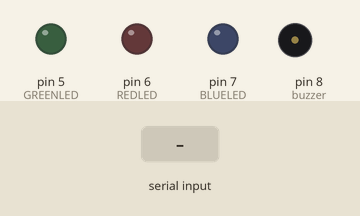
The sketch below on a simulated Arduino Uno, built with avr-gcc and run on an emulated ATmega328P. On the bench: output pins drawn as LEDs (lit = HIGH), buzzer (waves = sounding). The test bench sets the inputs (shaded band).

Above: at 1.2 s.
1.3 s: "C\n" received over Serial
At 3.6 s:
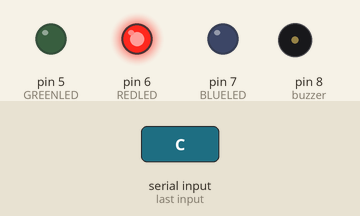
3.9 s: "E\n" received over Serial
At 5.7 s:
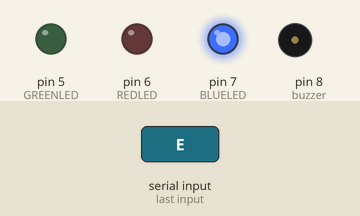
6.5 s: "C#\n" received over Serial
At 7.55 s:
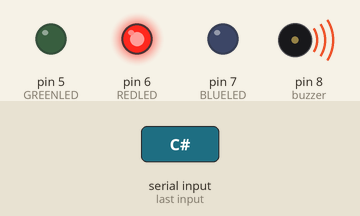
9.1 s: "D\n" received over Serial
At 10.15 s:
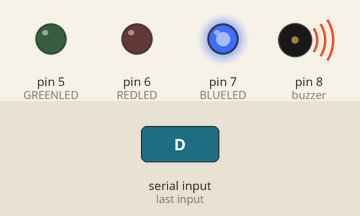
Timing chart, 0 to 12.1 s (numbered marks = the images above; inputs shaded):
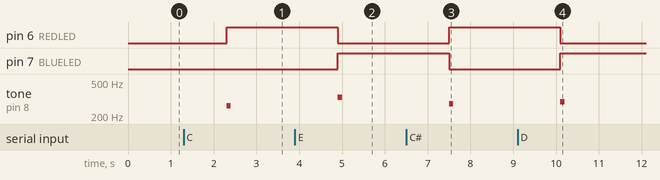

Measured:
- after the input at 1.3 s, pin 6 (REDLED): LOW → HIGH after 1.0 s; tone on pin 8 (buzzer): silent → 262 Hz after 1.0 s, → silent 0.10 s later
- after the input at 3.9 s, pin 6 (REDLED): HIGH → LOW after 1.0 s; pin 7 (BLUELED): LOW → HIGH after 1.0 s; tone on pin 8 (buzzer): silent → 330 Hz after 1.0 s, → silent 0.10 s later
- after the input at 6.5 s, pin 6 (REDLED): LOW → HIGH after 1.0 s; pin 7 (BLUELED): HIGH → LOW after 1.0 s; tone on pin 8 (buzzer): silent → 277 Hz after 1.0 s, → silent 0.10 s later
- after the input at 9.1 s, pin 6 (REDLED): HIGH → LOW after 1.0 s; pin 7 (BLUELED): LOW → HIGH after 1.0 s; tone on pin 8 (buzzer): silent → 294 Hz after 1.0 s, → silent 0.10 s later

The sketch:

Week_12_Assignment_cou210.ino
```cpp
/*This is the Production Assignment for Week 12
  "Piano Player"
  Chinonyerem Ukaegbu
  13 April, 2021
*/

#include "pitches.h"

const int buzzer = 8;

// LEDs
const int BLUELED = 7;
const int REDLED = 6;
const int GREENLED = 5;

String note; // the note read from the piano in Processing
int pos = 0; // keeps track of what part of the song the player is on


void setup() {
  // initialize the serial communication:
  Serial.begin(9600);

  // initialize the buzzers and LEDs as output:
  pinMode(buzzer, OUTPUT);
  pinMode(BLUELED, OUTPUT);
  pinMode(REDLED, OUTPUT);
  pinMode(GREENLED, OUTPUT);

}

void loop() {

  // check if data has been sent from the computer:
  if (Serial.available()) {
    // read the note that was played:
    note = Serial.readString();
    note.trim();  // removes trailing characters

   // converts the notes clicked in Processing to music notes that are defined

    if (note == "C") {
      tone(buzzer, C, 100);
    }
    if (note == "C#") {
      tone(buzzer, CS, 100);
    }
    if (note == "D") {
      tone(buzzer, D, 100);
    }
    if (note == "D#") {
      tone(buzzer, DS, 100);
    }
    if (note == "E") {
      tone(buzzer, E, 100);
    }
    if (note == "F") {
      tone(buzzer, F, 100);
    }
    if (note == "F#") {
      tone(buzzer, FS, 100);
    }
    if (note == "G") {
      tone(buzzer, G, 100);
    }
    if (note == "G#") {
      tone(buzzer, GS, 100);
    }
    if (note == "A") {
      tone(buzzer, A, 100);
    }
    if (note == "A#") {
      tone(buzzer, AS, 100);
    }
    if (note == "B") {
      tone(buzzer, B, 100);
    }
    checkNotes();
  }
}

void checkNotes() {


  if (pos == 0 || pos == 4 || pos == 5 || pos == 6 || pos == 10 || pos == 13 || pos == 17 || pos == 18 || pos == 19 || pos == 23) {
    if (note == "E") {
      digitalWrite(BLUELED, HIGH);
      digitalWrite(REDLED, LOW);
      pos++;
    }
    else {
      digitalWrite(BLUELED, LOW);
      digitalWrite(REDLED, HIGH);
    }
  }

  else if (pos == 1 || pos == 3 || pos == 7 || pos == 8 || pos == 9 || pos == 14 || pos == 16 || pos == 21 || pos == 22 || pos == 24) {
    if (note == "D") {
      digitalWrite(BLUELED, HIGH);
      digitalWrite(REDLED, LOW);
      pos++;
    }
    else {
      digitalWrite(BLUELED, LOW);
      digitalWrite(REDLED, HIGH);
    }
  }

  else if (pos == 2 || pos == 15 || pos == 20) {
    if (note == "C") {
      digitalWrite(BLUELED, HIGH);
      digitalWrite(REDLED, LOW);
      pos++;
    }
    else {
      digitalWrite(BLUELED, LOW);
      digitalWrite(REDLED, HIGH);
    }
  }

  else if (pos == 11 || pos == 12) {
    if (note == "G") {
      digitalWrite(BLUELED, HIGH);
      digitalWrite(REDLED, LOW);
      pos++;
    }
    else {
      digitalWrite(BLUELED, LOW);
      digitalWrite(REDLED, HIGH);
    }
  }

  else if (pos == 25) {
    if (note == "C") {
      digitalWrite(BLUELED, HIGH);
      digitalWrite(REDLED, LOW);
      digitalWrite(GREENLED, HIGH);
    }
    else {
      digitalWrite(BLUELED, LOW);
      digitalWrite(REDLED, HIGH);
      digitalWrite(GREENLED, LOW);
    }
  }
}
```

pitches.h
```cpp
#define C  262
#define CS 277
#define D  294
#define DS 311
#define E  330
#define F  349
#define FS 370
#define G  392
#define GS 415
#define A  440
#define AS 466
#define B  494
#define empty 0
```
